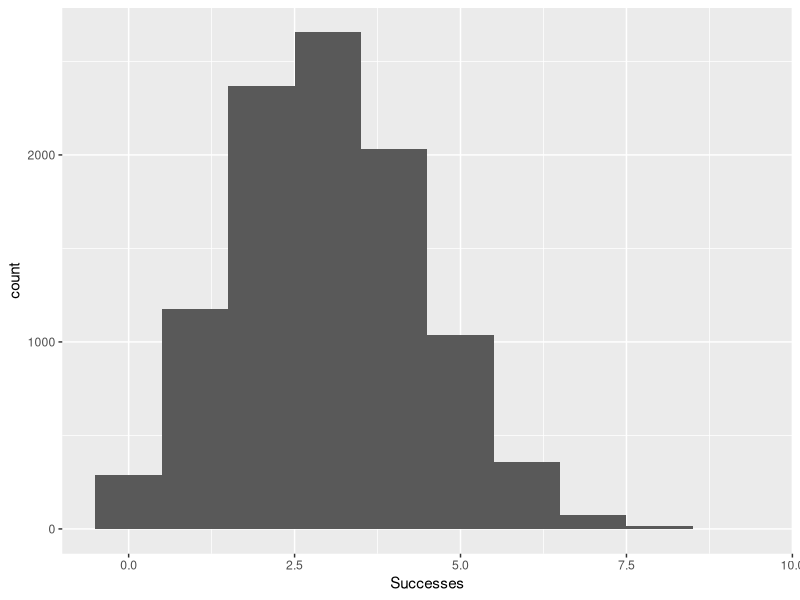
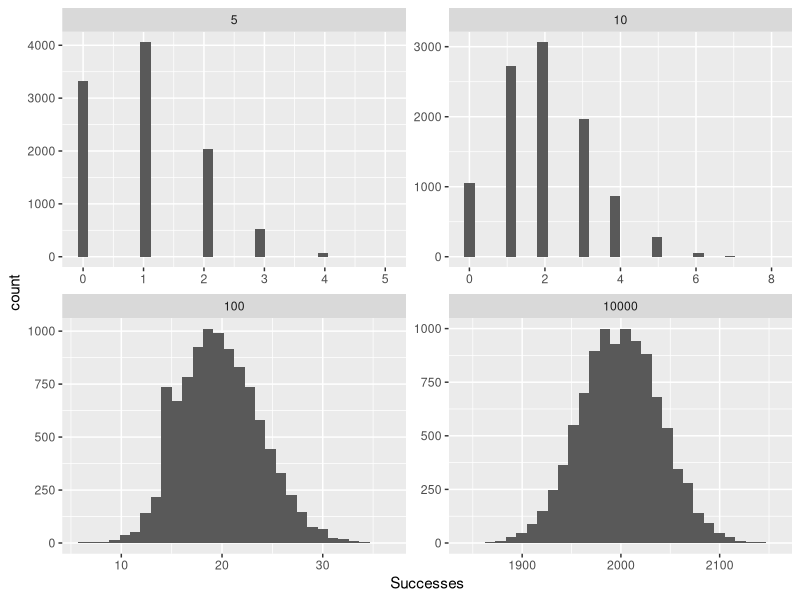

Generate these figures, in order, with R:
#generate binom dist graphs in R
#In probability theory and statistics, 
#the binomial distribution with parameters n and p 
#is the discrete probability distribution of the number of 
#successes in a sequence of n independent yes/no experiments, 
#each of which yields success with probability p. 

# from R For Everyone
library(ggplot2)

#vis 10k experiments w/ 10 trials and 0.3 prob success
binomData <- data.frame(Successes = rbinom(n=10000, size=10, prob=0.3))
p <- ggplot(binomData, aes(x=Successes)) + geom_histogram(binwidth=1)

#as n grows, close to normdist
binom5 <- data.frame(Successes=rbinom(n=10000, size=5, prob=.2), Size=5)
binom10 <- data.frame(Successes = rbinom(n=10000, size=10, prob=0.2), Size=10)
binom100 <- data.frame(Successes = rbinom(n=10000, size=100, prob=0.2), Size=100)
binom10000 <- data.frame(Successes = rbinom(n=10000, size=10000, prob=0.2), Size=10000)

binomAll <- rbind(binom5, binom10, binom100, binom10000)

p2 <- ggplot(binomAll, aes(x=Successes)) + geom_histogram() + 
    facet_wrap(~ Size, scales="free")

#prob exactly 3 success out of 10
dbinom(x=3, size=10, prob=0.3)
#cum prob of 3 or less success out of 10
pbinom(q=3, size=10, prob=0.3)
#more than 3
pbinom(q=3, size=10, prob=0.3, lower.tail=FALSE)